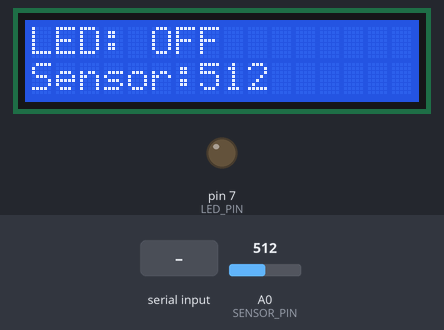
A sketch run on a simulated Arduino Uno, built with avr-gcc and run on an emulated ATmega328P. On the bench: 16×2 character LCD, output pins drawn as LEDs (lit = HIGH). The inputs (shaded band) are chosen by the test bench; at power-on: A0 (SENSOR_PIN) = 512. What the sketch prints to the serial monitor is not drawn.

Above: at 2.8 s.
2.9 s: "LED ON\n" received over Serial
At 3.6 s:
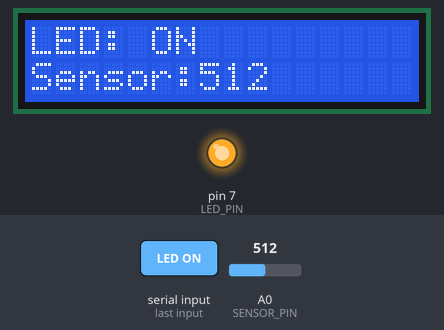
4.4 s: "MSG:\n" received over Serial
At 5.6 s:
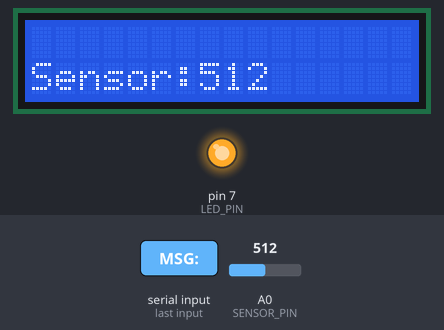
5.9 s: A0 (SENSOR_PIN) set to 716
7.9 s: "LED OFF\n" received over Serial
At 8.7 s:
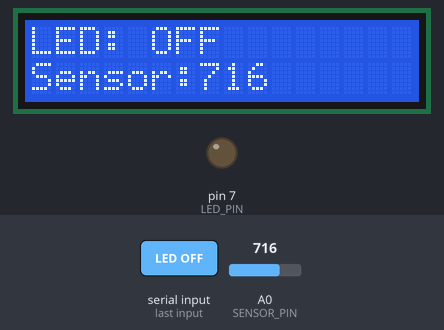
9.4 s: "MSG:\n" received over Serial
At 10.6 s:
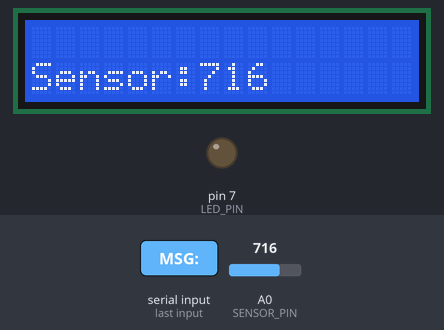
Timing chart, 0 to 11.9 s (numbered marks = the images above; inputs shaded):
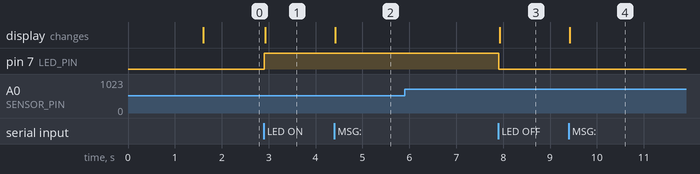

The sketch:

Unowebsocket.ino
```cpp
#include <Wire.h>
#include <LiquidCrystal_I2C.h>
LiquidCrystal_I2C lcd(0x27, 16, 2);

const int LED_PIN = 7;
const int SENSOR_PIN = A0;
unsigned long lastSend = 0;
int lastSensorVal = -1;
String lastMessage = "";

void setup() {
  pinMode(LED_PIN, OUTPUT);
  Serial.begin(9600);
  lcd.init();
  lcd.backlight();
  lcd.setCursor(0, 0);
  lcd.print("Web <> UNO Bridge");
  delay(1500);
  updateLCD();
}

void updateLCD() {
  lcd.clear();
  lcd.setCursor(0, 0);
  lcd.print("LED: ");
  lcd.print(digitalRead(LED_PIN) ? "ON " : "OFF");
  int currentSensorVal = analogRead(SENSOR_PIN);
  lastSensorVal = currentSensorVal;
  lcd.setCursor(0, 1);
  lcd.print("Sensor:");
  lcd.print(currentSensorVal);
}

void loop() {
  if (Serial.available()) {
    String line = Serial.readStringUntil('\n');
    line.trim();
    if (line.equalsIgnoreCase("LED ON")) {
      digitalWrite(LED_PIN, HIGH);
      Serial.println("LED:ON");
      updateLCD();
    } else if (line.equalsIgnoreCase("LED OFF")) {
      digitalWrite(LED_PIN, LOW);
      Serial.println("LED:OFF");
      updateLCD();
    } else if (line.equalsIgnoreCase("GET STATUS")) {
      String resp = String("LED:") + (digitalRead(LED_PIN) ? "ON" : "OFF");
      resp += String(",SENSOR:") + analogRead(SENSOR_PIN);
      Serial.println(resp);
      updateLCD();
    } else if (line.startsWith("MSG:")) {
      lastMessage = line.substring(4); // cắt bỏ "MSG:"
      lcd.clear();
      lcd.setCursor(0, 0);
      lcd.print(lastMessage);   // hiển thị dòng 1 là message từ web
      lcd.setCursor(0, 1);
      lcd.print("Sensor:");
      lcd.print(lastSensorVal);
    }
  }

  if (millis() - lastSend > 800) {
    lastSend = millis();
    int s = analogRead(SENSOR_PIN);
    if (abs(s - lastSensorVal) > 5) {
      Serial.println(String("SENSOR:") + s);
      lastSensorVal = s;
    }
  }
}
```

Measured:
- after the input at 2.9 s, pin 7 (LED_PIN): LOW → HIGH at once; the display: changes at once (image 1)
- after the input at 4.4 s, the display: changes at once (image 2)
- after the input at 5.9 s, every drawn part: stays the same
- after the input at 7.9 s, pin 7 (LED_PIN): HIGH → LOW at once; the display: changes at once (image 3)
- after the input at 9.4 s, the display: changes at once (image 4)
